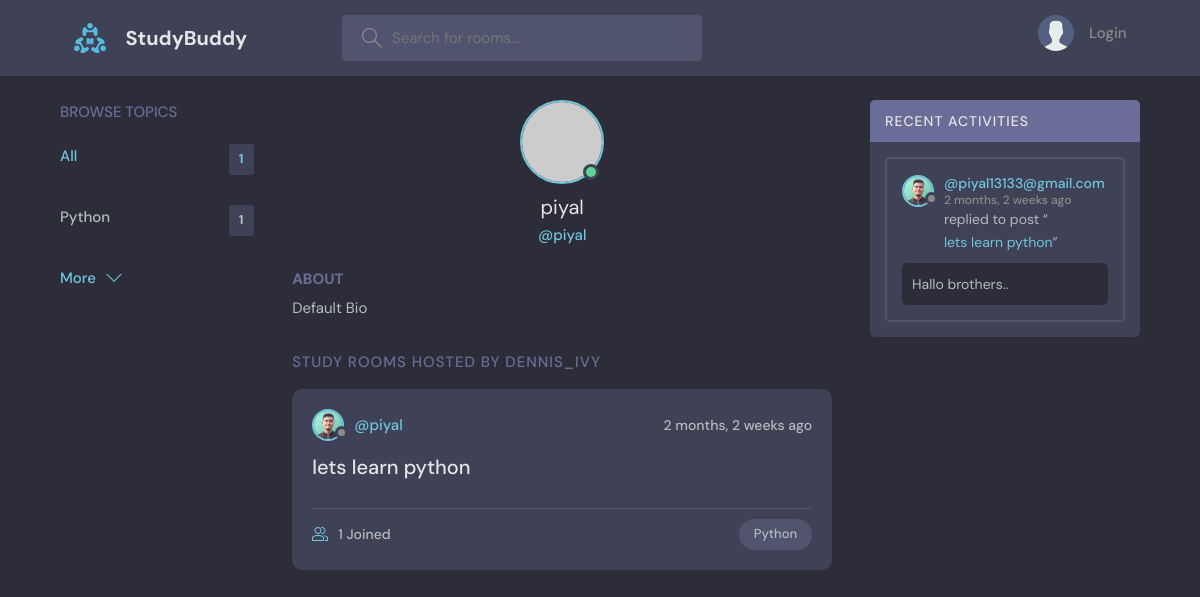
Before: /profile/1 with the older database file.
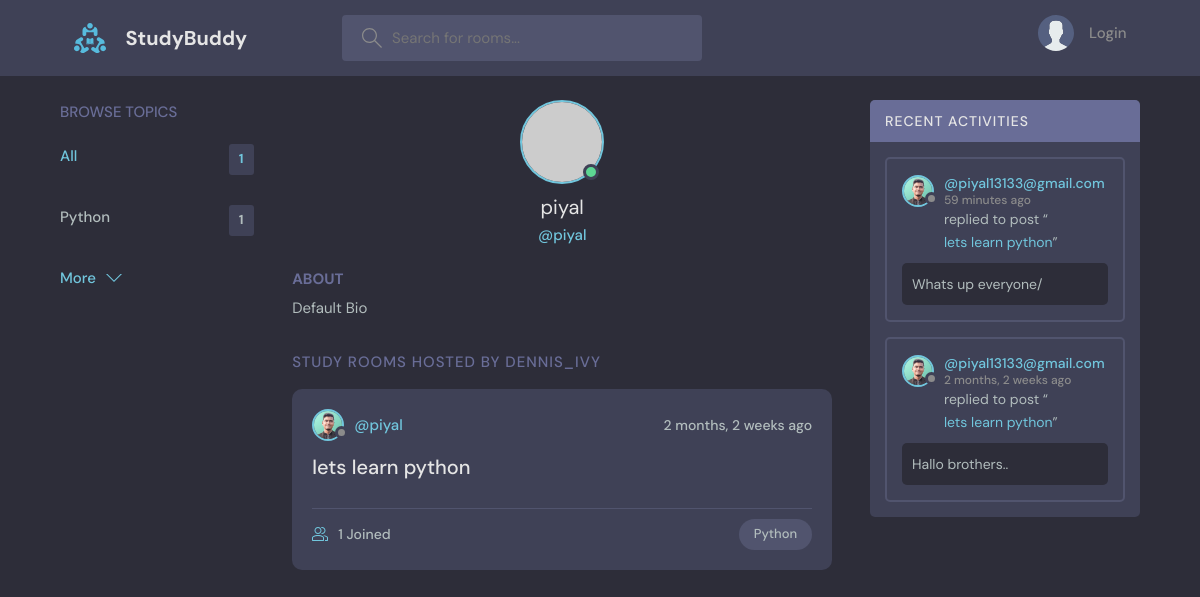
After: the same page with the newer database file.
### base/models.py (models this page shows, shortened)
class Topic(models.Model):
    name = models.CharField(max_length=200)

class User(AbstractUser):
    name = models.CharField(max_length=200, null=True)
    email = models.EmailField(unique=True, null=True)
    bio = models.TextField(null=True)
    avatar = models.ImageField(null=True, default="avatar.svg")
    USERNAME_FIELD = 'email'
    REQUIRED_FIELDS = []

class Room(models.Model):
    host = models.ForeignKey(User, on_delete=models.SET_NULL, null=True)
    topic = models.ForeignKey(Topic, on_delete=models.SET_NULL, null=True)
    name = models.CharField(max_length=200)
    description = models.TextField(null=True, blank=True)
    participants = models.ManyToManyField(User, related_name='paticipants', blank=True)
    updated = models.DateTimeField(auto_now=True)
    created = models.DateTimeField(auto_now_add=True)
    class Meta:
        ordering = ['-updated','-created']
    def __str__(self):
        return self.name

class Message(models.Model):
    user = models.ForeignKey(User, on_delete=models.CASCADE)
    room = models.ForeignKey(Room, on_delete=models.CASCADE)
    body = models.TextField()
    updated = models.DateTimeField(auto_now=True)
    created = models.DateTimeField(auto_now_add=True)
    class Meta:
        ordering = ['-updated','-created']

### base/views.py (the view)
# urls.py: path('profile/<str:pk>',views.userProfile,name="user-profile"),
def userProfile(request, pk):
    user = User.objects.get(id=pk)
    rooms = user.room_set.all()
    room_messages = user.message_set.all()
    topics = Topic.objects.all()
    data = {'user':user, 'rooms':rooms, 'room_messages': room_messages, 'topics':topics}
    return render(request, 'base/profile.html', data)

### base/templates/base/profile.html (shortened to what this page needs)
{% extends 'main.html' %}
{% block content %}
  <main class="profile-page layout layout--3">
    <div class="container">
      {% include 'base/topics_component.html' %}
      <div class="roomList">
        <div class="profile">
          <div class="profile__avatar">
            <div class="avatar avatar--large active">
              <img src="https://randomuser.me/api/portraits/men/11.jpg" />
            </div>
          </div>
          <div class="profile__info">
            <h3>{{user.username}}</h3>
            <p>@{{user.username}}</p>
          </div>
          <div class="profile__about">
            <h3>About</h3>
            <p>
              {{user.bio}}
            </p>
          </div>
        </div>
        <div class="roomList__header">
          <div>
            <h2>Study Rooms Hosted by dennis_ivy</a>
            </h2>
          </div>
        </div>
        {% include 'base/feed_component.html' %}
      </div>
      {% include 'base/activity_component.html' %}
    </div>
  </main>
  {% endblock %}

### templates/main.html (shortened to what this page needs)
{% load static %}
<!DOCTYPE html>
<html lang="en">
  <head>
    <link rel="stylesheet" href="{% static 'styles/style.css' %}" />
  </head>
  <body>
    {% include 'navbar.html' %}
    {% block content %}
    {% endblock %}
  </body>
</html>

### templates/navbar.html (shortened to what this page needs)
{% load static %}
<header class="header header--loggedIn">
  <div class="container">
    <a href="{% url 'home' %}" class="header__logo">
      <img src="{% static 'images/logo.svg' %}" />
      <h1>StudyBuddy</h1>
    </a>
    <form class="header__search" method="GET" action="{% url 'home' %}">
      <label>
        <input name="q" placeholder="Search for rooms..." />
      </label>
    </form>
    <nav class="header__menu">
      {% if request.user.is_authenticated %}
      <div class="header__user">
        <a href="{% url 'update-user'%}">
          <div class="avatar avatar--medium active">
            <img src="{{request.user.avatar.url}}" />
          </div>
          <p>
            {{request.user.username}} <span>@{{request.user.username}}</span>
          </p>
        </a>
        <button class="dropdown-button">
          <svg
            version="1.1"
            xmlns="http://www.w3.org/2000/svg"
            width="32"
            height="32"
            viewBox="0 0 32 32"
          >
            <title>chevron-down</title>
            <path d="M16 21l-13-13h-3l16 16 16-16h-3l-13 13z"></path>
          </svg>
        </button>
      </div>
      {% else %}
      <a href="{% url 'login' %}">
        <img src="{% static 'images/avatar.svg'%}">
        <p>Login</p>
      </a>
      {% endif %}
    </nav>
  </div>
</header>

### base/templates/base/topics_component.html
<div class="topics">
  <div class="topics__header">
    <h2>Browse Topics</h2>
  </div>
  <ul class="topics__list">
    <li>
      <a href="{% url 'home' %}" class="active">All <span>{{topics.count}}</span></a>
    </li>
    {% for topic in topics %}
    <li>
      <a href="{% url 'home' %}?q={{topic.name}}">{{topic.name}} <span>{{topic.room_set.all.count}}</span></a>
    </li>
    {% endfor %}
  </ul>
  <a class="btn btn--link" href="{% url 'topics-page' %}">
    More
    <svg
      version="1.1"
      xmlns="http://www.w3.org/2000/svg"
      width="32"
      height="32"
      viewBox="0 0 32 32"
    >
      <title>chevron-down</title>
      <path d="M16 21l-13-13h-3l16 16 16-16h-3l-13 13z"></path>
    </svg>
  </a>
</div>

### base/templates/base/feed_component.html (shortened to what this page needs)
{% for room in rooms %}
<div class="roomListRoom">
  <div class="roomListRoom__header">
    <a
      href="{% url 'user-profile' room.host.id %}"
      class="roomListRoom__author"
    >
      <div class="avatar avatar--small">
        <img src="{{room.host.avatar.url}}" />
      </div>
      <span>@{{room.host.username}}</span>
    </a>
    <div class="roomListRoom__actions">
      <span>{{room.created|timesince}} ago</span>
    </div>
  </div>
  <div class="roomListRoom__content">
    <a href="{% url 'room' room.id %}">{{room.name}}</a>
  </div>
  <div class="roomListRoom__meta">
    <a href="{% url 'room' room.id %}" class="roomListRoom__joined">
      {{room.participants.all.count}} Joined
    </a>
    <p class="roomListRoom__topic">{{room.topic.name}}</p>
  </div>
</div>
{% endfor %}

### base/templates/base/activity_component.html (shortened to what this page needs)
<div class="activities">
  <div class="activities__header">
    <h2>Recent Activities</h2>
  </div>
  {% for message in room_messages %}
  <div class="activities__box">
    <div class="activities__boxHeader roomListRoom__header">
      <a href="{% url 'user-profile' message.user.id %}" class="roomListRoom__author">
        <div class="avatar avatar--small">
          <img src="{{message.user.avatar.url}}" />
        </div>
        <p>
          @{{message.user}}
          <span>{{message.created|timesince}} ago</span>
        </p>
      </a>
    </div>
    <div class="activities__boxContent">
      <p>
        replied to post “<a href="{% url 'room' message.room.id %}">{{message.room}}</a
        >”
      </p>
      <div class="activities__boxRoomContent">
        {{message.body}}
      </div>
    </div>
  </div>
  {% endfor %}
</div>

Changed rows visible on the page:
added Message: user.avatar (picture), user "piyal13133@gmail.com", created "59 minutes", room "lets learn python", body "Whats up everyone/"
